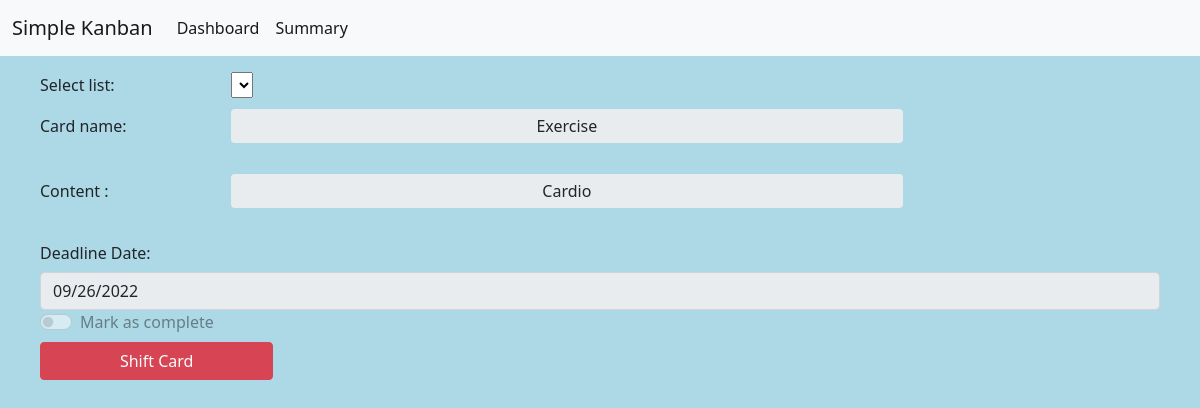
The page /5/5/shiftcard on the database its author committed.
### models.py (models this page shows)
class Card(db.Model):
    __tablename__ = 'card'
    cid = db.Column(db.Integer, primary_key=True, autoincrement=True)
    card_title =  db.Column(db.String , nullable = False)
    content = db.Column(db.String(120),  nullable=False)
    deadline = db.Column(db.String, server_default=func.now())
    flag = db.Column(db.String)
    list_id = db.Column(db.Integer, db.ForeignKey("list.lid"), nullable=False)
    last_change=db.Column(db.String, onupdate=datetime.datetime.now())
    card_created=db.Column(db.String, server_default=func.now())

### app.py (the view)
@app.route("/<int:card_id>/<int:uid>/shiftcard", methods=["GET", "POST"])
def shiftcard(card_id,uid):
	card = Card.query.filter_by(cid = card_id).first()
	curlist=List.query.filter_by(lid=card.list_id).first()
	lname = curlist.list_name
	clist = List.query.filter_by(user_id = uid).all()
	if request.method=="GET":
		return render_template("shiftcard.html",x = card, clist = clist,uid=uid,lname =lname)
	else :
		list_id = request.form["list"]
		Card.query.filter_by(cid=card.cid).update({'list_id':list_id})
		db.session.commit()
		flash('Card Shifted!')
		return redirect(url_for('listdetail',lname = lname,uid=uid))

### templates/shiftcard.html (shortened to what this page needs)
{% extends "layout.html" %} {% block title %}edit card{% endblock %} {% block head %} {{ super() }}
{% endblock %}
{% block content1 %}
<nav class="navbar navbar-expand-lg navbar-light bg-light">
            <div class="container-fluid">
              <a class="navbar-brand">Simple Kanban</a>
              <div class="collapse navbar-collapse" id="navbarNavAltMarkup">
                <div class="navbar-nav">
                  <a class="nav-link active" aria-current="page" href="/index/{{uid}}">Dashboard</a>
                  <a class="nav-link active" aria-current="page" href="/summary/{{uid}}">Summary</a>
                </div>
              </div>
            </div>
          </nav>
{% block content %}<div class = "container">
<form action="/{{x.cid}}/{{uid}}/shiftcard" method="POST" id="update-listcard-form">
    <label for="list" class = "col-sm-2 col-form-label">Select list: </label>
    <select name="list" id="list">
    </select>
    <div class="mb-3">
        <label  class = "col-sm-2 col-form-label">Card name: </label>
        <input type="text" class="form-control" value="{{x.card_title}}" name = "Title"disabled >
    </div>
    <div class="mb-3">
        <label  class = "col-sm-2 col-form-label">Content : </label>
        <input type="text" class="form-control" value="{{x.content}}" name = "Content" rows="3" disabled/>
    </div>
    <label for="date" class="col-sm-2 col-form-label">Deadline Date: </label>
    <input type="date" class="form-control" id="date" value="{{x.deadline}}" name = "Deadline" disabled/>
     <div class="form-check form-switch">
  <input class="form-check-input" type="checkbox" id="flexSwitchCheckChecked" name="Flag" value="on" disabled>
  <label class="form-check-label" for="flexSwitchCheckChecked">Mark as complete</label>
</div>
<div class="col-5">
<button type="submit" class="btn btn-danger">Shift Card</button>
</div></form></div>
{% endblock %}{% endblock %}

### static/style.css (style rules this page uses)
input[type=text], input[type=password] { width: 60%; padding: 5px; margin: 5px 0 10px 0; display: inline-block; border: none; background: #f1f1f1; text-align: center; }
button { background-color: #04AA6D; color: white; padding: 5px 7px; margin: 6px 0; border: none; cursor: pointer; width: 50%; opacity: 0.9; }
.container { padding: 10px; }

### rows shown on the page
Card: Title "Exercise", Content "Cardio", Deadline "09/26/2022"
